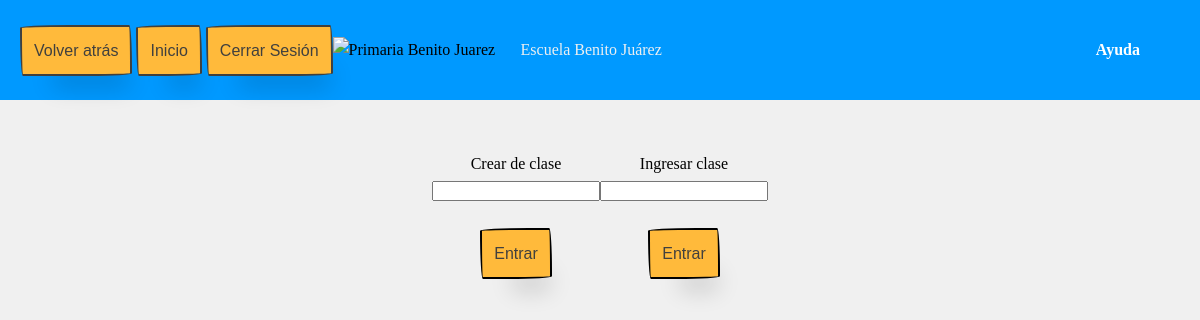
Page /clasesMaestro.php (signed in) on the earlier database version.
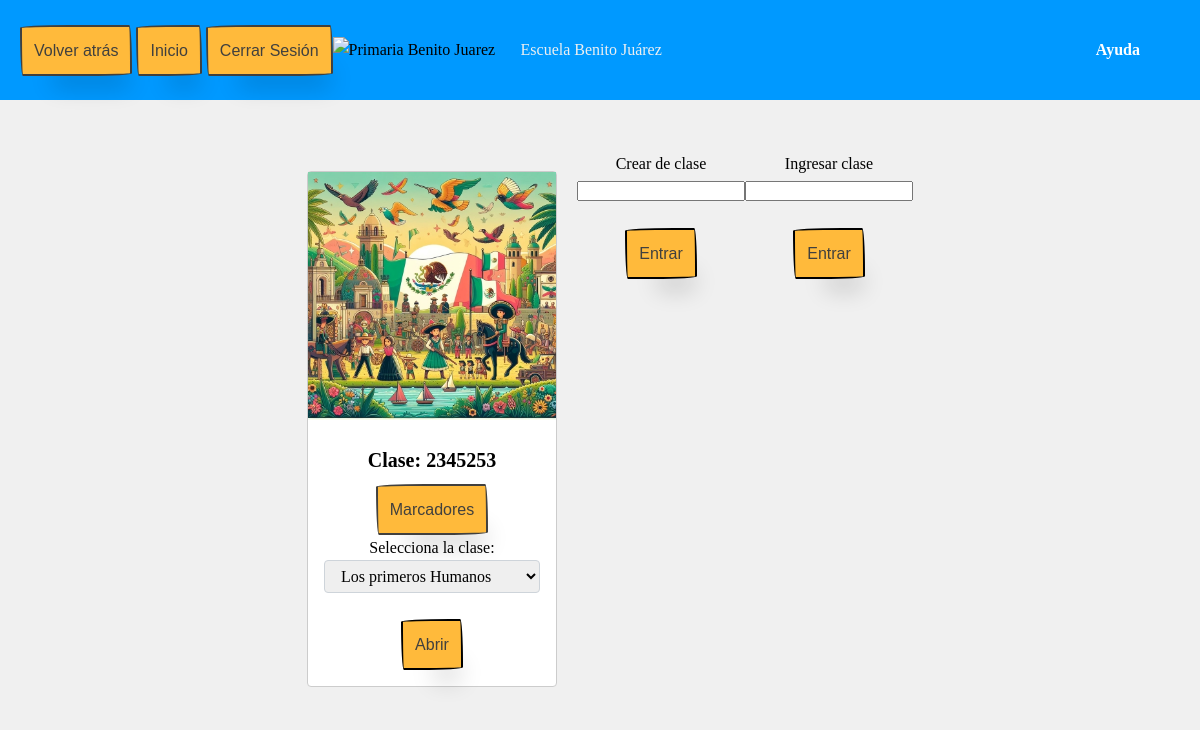
Same page on the later database version.
### tables this page shows
CREATE TABLE `clase_usuario` (
  `id_clase` int(11) DEFAULT NULL,
  `id_usuario` int(11) DEFAULT NULL
);

### clasesMaestro.php (the view, shortened to what this page needs)
<?php
if (isset($_COOKIE['session'])) {
    $usuario = htmlspecialchars($_COOKIE['session']);
} else {
}
$conexion= mysqli_connect("localhost","root","","ra_db");
$sql="SELECT id_usuario FROM usuarios WHERE curp = '$usuario'";
$result=mysqli_query($conexion,$sql);
$id_usuario = null;
if ($result) {
    $fila = $result->fetch_assoc();
    if ($fila) {
        $id_usuario = $fila["id_usuario"];
    } else {
    }
} else {
}
require('config.php');
$cons ="SELECT c.id_clase  FROM usuarios u JOIN clase_usuario c on u.id_usuario = c.id_usuario WHERE u.id_usuario = $id_usuario";
$result = mysqli_query($con, $cons);
?>
<!DOCTYPE html>
<html lang="en">
<head>
    <link rel="stylesheet" href="custom.css" />
    <link rel="stylesheet" href="es.css">
    <link rel="stylesheet" href="Recursos/styles.css">
    <link rel="stylesheet" href="Recursos/w3.css">
</head>
<body>
    <font face="Century Gothic">
    <header class="header">
        <div id="izq">
        <a class="button-55" href="javascript: history.go(-1)">Volver atrás</a>
        <a href="index.php"  class="button-55" >Inicio</a>
        <a href="" id="logoutButton" class="button-55">Cerrar Sesión</a>
    </div>
        <div class="logo">
            <img src="Recursos/juarez.png" alt="Primaria Benito Juarez">
        </div>
        <nav class="menu">
           <ul class="nav-links">
            <label id="titulo">Escuela Benito Juárez</label>
            <li><a href="#"> Ayuda </a>
            </li>
           </ul>
        </nav>
    </header>
        <br>
    <br>
    <div class="card-group" id="izquierda" align='center'>
    <?php
if (mysqli_num_rows($result) > 0) {
    while ($row = mysqli_fetch_assoc($result)) {
        $codigoClase = $row['id_clase'];
        ?>
        <div class="card">
            <div class="p-3 mb-2 bg-dark text-white">
                <img src="img/a2.jpg" class="card-img-top" alt="..." />
                <div class="card-body">
                    <h5 class="card-title">Clase: <?php echo $codigoClase; ?> </h5>
                    <a href="marcadores.html" class="button-55">Marcadores</a>
                    <br>
                    <div class="container mt-4">
                        <div class="form-group">
                            <label for="seleccionA">Selecciona la clase:</label>
                            <select class="form-control" id="seleccionA">
                                <option value="elemento1">Los primeros Humanos</option>
                            </select>
                        </div>
                        <br>
                        <button type="button" class="button-55" onclick="enviarDatoSeleccionado('seleccionA')">Abrir</button>
                    </div>
                </div>
            </div>
        </div>
        <?php
    }
}
?>
        <div style="background-color: #f0f0f0;">
        <form id="form" method="get" action="agregarClase.php">
            <label for="res">Crear de clase</label>
            <br>
            <input type="text" id="res" name="res">
            <br>
            <br>
            <input class="button-55" role="button" id="enviar" type="submit" value="Entrar">
        </form>
        </div>
        <div>
        <form id="form" method="get" action="ingresarClase.php">
            <label for="ingresar">Ingresar clase</label>
            <br>
            <input type="text" id="ingresar" name="ingresar">
            <br>
            <br>
            <input class="button-55" role="button" id="enviar" type="submit" value="Entrar">
        </form>
        </div>
</div>
    </font>
</body>
</html>

Differences in the rows shown:
added clase_usuario: id_clase "2345253"
